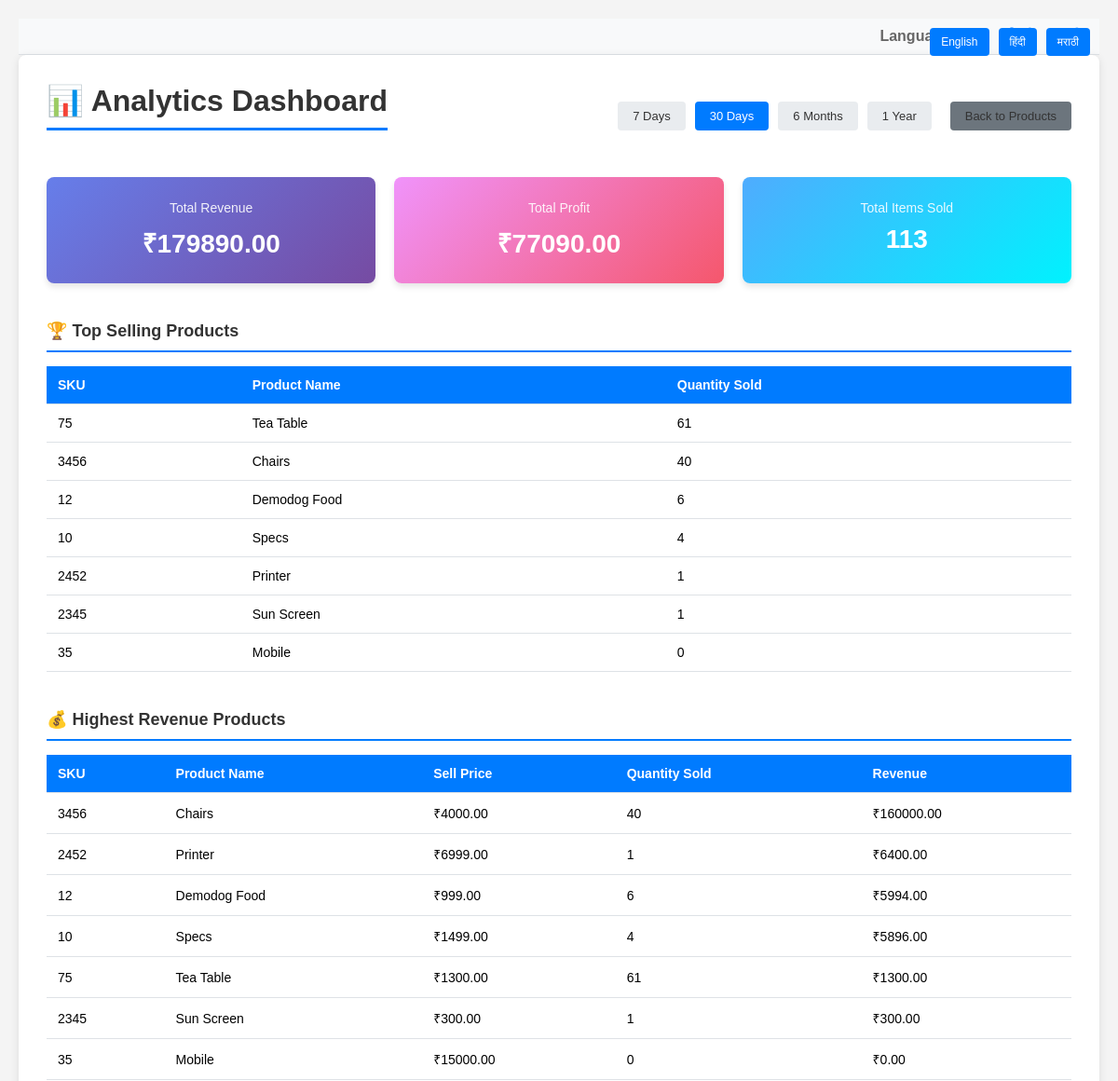
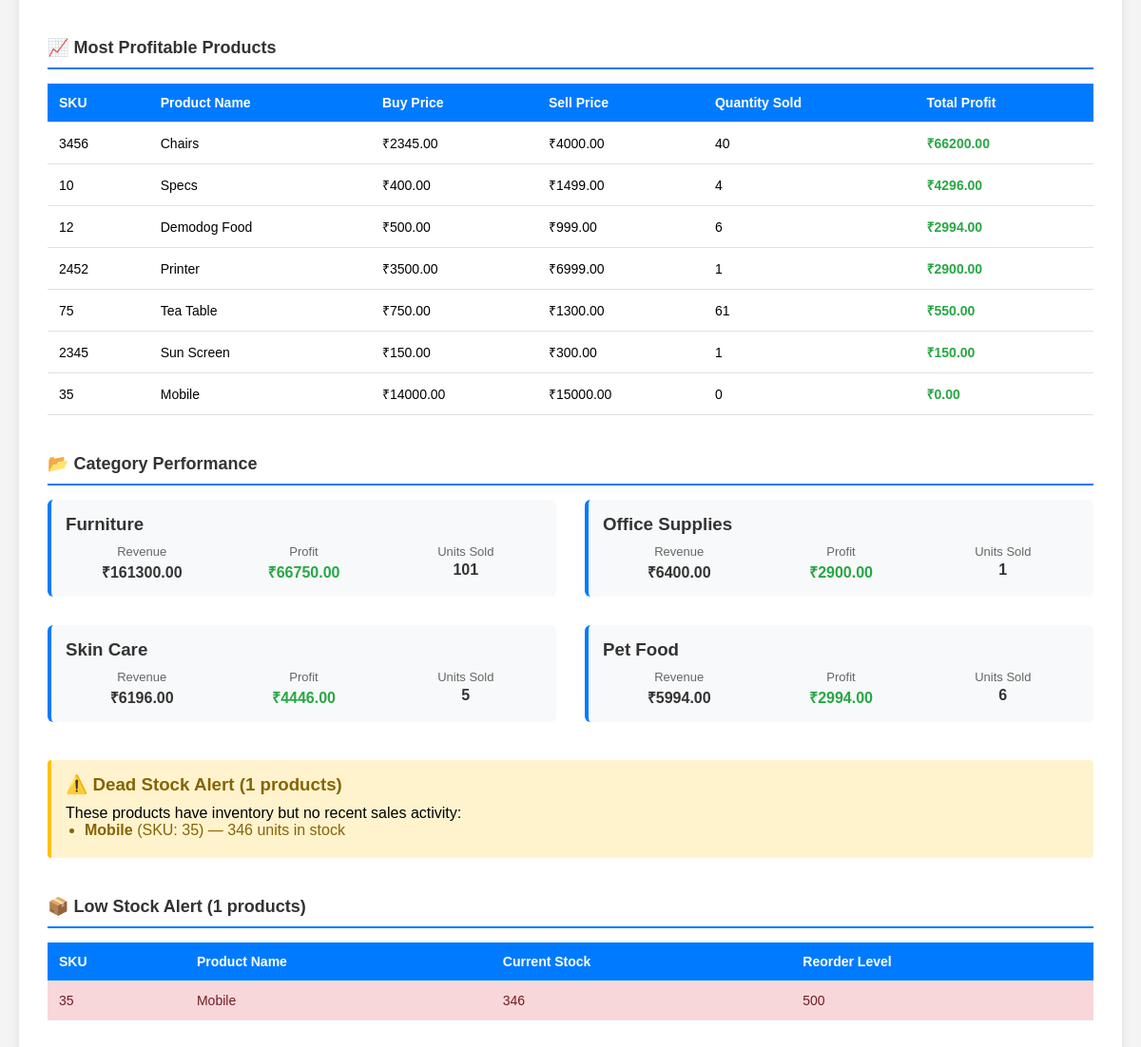
The app's page /analytics with its own data (2 pictures, top to bottom).
### tables this page shows
CREATE TABLE `PRODUCT TABLE (Core Table)` (
            ID INTEGER PRIMARY KEY AUTOINCREMENT,
            sku TEXT NOT NULL UNIQUE,
            Name TEXT NOT NULL,
            category_id INTEGER,
            price REAL NOT NULL,
            quantity INTEGER NOT NULL,
            shelf_number TEXT NOT NULL,
            reorder_level INTEGER NOT NULL,
            created_at TIMESTAMP DEFAULT CURRENT_TIMESTAMP, barcode_path TEXT, buy_price REAL NOT NULL DEFAULT 0, sell_price REAL NOT NULL DEFAULT 0,
            FOREIGN KEY (category_id) REFERENCES `CATEGORY TABLE`(id)
        );

CREATE TABLE `CATEGORY TABLE` (
            id INTEGER PRIMARY KEY AUTOINCREMENT,
            name TEXT NOT NULL,
            created_at TIMESTAMP DEFAULT CURRENT_TIMESTAMP
        );

### app.py (the view)
@app.route('/analytics')
def analytics():
    conn = get_db_connection()
    time_filter = request.args.get('time_filter', '30')  # Default: 30 days
    from datetime import datetime, timedelta
    if time_filter == '7':
        days_back = 7
    elif time_filter == '30':
        days_back = 30
    elif time_filter == '180':
        days_back = 180
    elif time_filter == '365':
        days_back = 365
    else:
        days_back = 30
    cutoff_date = (datetime.now() - timedelta(days=days_back)).strftime('%Y-%m-%d')
    revenue_result = conn.execute('''
        SELECT COALESCE(SUM(final_price * quantity), 0) as total_revenue
        FROM `STOCK MOVEMENT`
        WHERE type = 'SELL' AND timestamp >= ?
    ''', (cutoff_date,)).fetchone()
    total_revenue = revenue_result['total_revenue'] or 0
    profit_result = conn.execute('''
        SELECT COALESCE(SUM(profit), 0) as total_profit
        FROM `STOCK MOVEMENT`
        WHERE type = 'SELL' AND timestamp >= ?
    ''', (cutoff_date,)).fetchone()
    total_profit = profit_result['total_profit'] or 0
    items_sold_result = conn.execute('''
        SELECT COALESCE(SUM(quantity), 0) as total_items
        FROM `STOCK MOVEMENT`
        WHERE type = 'SELL' AND timestamp >= ?
    ''', (cutoff_date,)).fetchone()
    total_items_sold = items_sold_result['total_items'] or 0
    top_selling = conn.execute('''
        SELECT p.ID, p.sku, p.Name, COALESCE(SUM(sm.quantity), 0) as total_qty_sold
        FROM `PRODUCT TABLE (Core Table)` p
        LEFT JOIN `STOCK MOVEMENT` sm ON p.ID = sm.product_id AND sm.type = 'SELL' AND sm.timestamp >= ?
        GROUP BY p.ID
        ORDER BY total_qty_sold DESC
        LIMIT 10
    ''', (cutoff_date,)).fetchall()
    highest_revenue = conn.execute('''
        SELECT p.ID, p.sku, p.Name, p.sell_price,
               COALESCE(SUM(sm.quantity), 0) as qty_sold,
               COALESCE(SUM((sm.final_price * sm.quantity)), 0) as revenue
        FROM `PRODUCT TABLE (Core Table)` p
        LEFT JOIN `STOCK MOVEMENT` sm ON p.ID = sm.product_id AND sm.type = 'SELL' AND sm.timestamp >= ?
        GROUP BY p.ID
        ORDER BY revenue DESC
        LIMIT 10
    ''', (cutoff_date,)).fetchall()
    most_profitable = conn.execute('''
        SELECT p.ID, p.sku, p.Name, p.buy_price, p.sell_price,
               COALESCE(SUM(sm.quantity), 0) as qty_sold,
               COALESCE(SUM(sm.profit), 0) as total_profit
        FROM `PRODUCT TABLE (Core Table)` p
        LEFT JOIN `STOCK MOVEMENT` sm ON p.ID = sm.product_id AND sm.type = 'SELL' AND sm.timestamp >= ?
        GROUP BY p.ID
        ORDER BY total_profit DESC
        LIMIT 10
    ''', (cutoff_date,)).fetchall()
    dead_stock = conn.execute('''
        SELECT p.ID, p.sku, p.Name, p.quantity,
               COUNT(sm.id) as sale_count
        FROM `PRODUCT TABLE (Core Table)` p
        LEFT JOIN `STOCK MOVEMENT` sm ON p.ID = sm.product_id AND sm.type = 'SELL' AND sm.timestamp >= ?
        WHERE p.quantity > 0
        GROUP BY p.ID
        HAVING COUNT(sm.id) = 0
        ORDER BY p.quantity DESC
    ''', (cutoff_date,)).fetchall()
    low_stock = conn.execute('''
        SELECT ID, sku, Name, quantity, reorder_level
        FROM `PRODUCT TABLE (Core Table)`
        WHERE quantity <= reorder_level
        ORDER BY quantity ASC
    ''').fetchall()
    category_performance = conn.execute('''
        SELECT c.id, c.name,
               COALESCE(SUM(sm.quantity), 0) as qty_sold,
               COALESCE(SUM((sm.final_price * sm.quantity)), 0) as revenue,
               COALESCE(SUM(sm.profit), 0) as profit
        FROM `CATEGORY TABLE` c
        LEFT JOIN `PRODUCT TABLE (Core Table)` p ON c.id = p.category_id
        LEFT JOIN `STOCK MOVEMENT` sm ON p.ID = sm.product_id AND sm.type = 'SELL' AND sm.timestamp >= ?
        GROUP BY c.id
        ORDER BY revenue DESC
    ''', (cutoff_date,)).fetchall()
    conn.close()
    data = {
        'total_revenue': round(total_revenue, 2),
        'total_profit': round(total_profit, 2),
        'total_items_sold': int(total_items_sold),
        'top_selling': top_selling,
        'highest_revenue': highest_revenue,
        'most_profitable': most_profitable,
        'dead_stock': dead_stock,
        'low_stock': low_stock,
        'category_performance': category_performance,
        'time_filter': time_filter
    }
    return render_template('analytics.html', data=data)

### templates/analytics.html (shortened to what this page needs)
<!DOCTYPE html>
<html lang="en">
<head>
</head>
<body>
    <div style="background-color: #f8f9fa; padding: 10px 20px; text-align: right; border-bottom: 1px solid #dee2e6;">
        <span style="margin-right: 10px; font-weight: bold; color: #666;">{{ _('Language:') }}</span>
        <a href="/set_language/en" style="margin-right: 15px; text-decoration: none; color: #007bff; font-weight: bold;">EN</a>
        <a href="/set_language/hi" style="margin-right: 15px; text-decoration: none; color: #007bff; font-weight: bold;">हिन्दी</a>
        <a href="/set_language/mr" style="text-decoration: none; color: #007bff; font-weight: bold;">मराठी</a>
    </div>
    <div class="container">
        <div style="position: absolute; top: 30px; right: 30px; display: flex; gap: 10px;">
            <a href="/set_language/en" style="padding: 8px 12px; background-color: #007bff; color: white; text-decoration: none; border-radius: 4px; font-size: 12px;">English</a>
            <a href="/set_language/hi" style="padding: 8px 12px; background-color: #007bff; color: white; text-decoration: none; border-radius: 4px; font-size: 12px;">हिंदी</a>
            <a href="/set_language/mr" style="padding: 8px 12px; background-color: #007bff; color: white; text-decoration: none; border-radius: 4px; font-size: 12px;">मराठी</a>
        </div>
        <div class="header-section">
            <h1>📊 {{ _('Analytics Dashboard') }}</h1>
            <div class="time-filters">
                <a href="/analytics?time_filter=7" {% if data.time_filter == '7' %}class="active"{% endif %}>{{ _('7 Days') }}</a>
                <a href="/analytics?time_filter=30" {% if data.time_filter == '30' %}class="active"{% endif %}>{{ _('30 Days') }}</a>
                <a href="/analytics?time_filter=180" {% if data.time_filter == '180' %}class="active"{% endif %}>{{ _('6 Months') }}</a>
                <a href="/analytics?time_filter=365" {% if data.time_filter == '365' %}class="active"{% endif %}>{{ _('1 Year') }}</a>
                <a href="/products" class="btn" style="background-color: #6c757d; margin-left: 10px;">{{ _('Back to Products') }}</a>
            </div>
        </div>
        <div class="summary-cards">
            <div class="card revenue">
                <div class="card-label">{{ _('Total Revenue') }}</div>
                <div class="card-value">₹{{ "%.2f"|format(data.total_revenue) }}</div>
            </div>
            <div class="card profit">
                <div class="card-label">{{ _('Total Profit') }}</div>
                <div class="card-value">₹{{ "%.2f"|format(data.total_profit) }}</div>
            </div>
            <div class="card sales">
                <div class="card-label">{{ _('Total Items Sold') }}</div>
                <div class="card-value">{{ data.total_items_sold }}</div>
            </div>
        </div>
        <div class="section">
            <h2 class="section-title">🏆 {{ _('Top Selling Products') }}</h2>
            {% if data.top_selling %}
            <table>
                <thead>
                    <tr>
                        <th>{{ _('SKU') }}</th>
                        <th>{{ _('Product Name') }}</th>
                        <th>{{ _('Quantity Sold') }}</th>
                    </tr>
                </thead>
                <tbody>
                    {% for product in data.top_selling %}
                    <tr>
                        <td>{{ product.sku }}</td>
                        <td>{{ product.Name }}</td>
                        <td>{{ product.total_qty_sold }}</td>
                    </tr>
                    {% endfor %}
                </tbody>
            </table>
            {% else %}
            <div class="empty-state">{{ _('No sales data available for the selected period.') }}</div>
            {% endif %}
        </div>
        <div class="section">
            <h2 class="section-title">💰 {{ _('Highest Revenue Products') }}</h2>
            {% if data.highest_revenue %}
            <table>
                <thead>
                    <tr>
                        <th>{{ _('SKU') }}</th>
                        <th>{{ _('Product Name') }}</th>
                        <th>{{ _('Sell Price') }}</th>
                        <th>{{ _('Quantity Sold') }}</th>
                        <th>{{ _('Revenue') }}</th>
                    </tr>
                </thead>
                <tbody>
                    {% for product in data.highest_revenue %}
                    <tr>
                        <td>{{ product.sku }}</td>
                        <td>{{ product.Name }}</td>
                        <td>₹{{ "%.2f"|format(product.sell_price or 0) }}</td>
                        <td>{{ product.qty_sold }}</td>
                        <td>₹{{ "%.2f"|format(product.revenue or 0) }}</td>
                    </tr>
                    {% endfor %}
                </tbody>
            </table>
            {% else %}
            <div class="empty-state">{{ _('No revenue data available for the selected period.') }}</div>
            {% endif %}
        </div>
        <div class="section">
            <h2 class="section-title">{{ _('📈 Most Profitable Products') }}</h2>
            {% if data.most_profitable %}
            <table>
                <thead>
                    <tr>
                        <th>{{ _('SKU') }}</th>
                        <th>{{ _('Product Name') }}</th>
                        <th>{{ _('Buy Price') }}</th>
                        <th>{{ _('Sell Price') }}</th>
                        <th>{{ _('Quantity Sold') }}</th>
                        <th>{{ _('Total Profit') }}</th>
                    </tr>
                </thead>
                <tbody>
                    {% for product in data.most_profitable %}
                    <tr>
                        <td>{{ product.sku }}</td>
                        <td>{{ product.Name }}</td>
                        <td>₹{{ "%.2f"|format(product.buy_price or 0) }}</td>
                        <td>₹{{ "%.2f"|format(product.sell_price or 0) }}</td>
                        <td>{{ product.qty_sold }}</td>
                        <td class="{% if product.total_profit >= 0 %}profit-positive{% else %}profit-negative{% endif %}">
                            ₹{{ "%.2f"|format(product.total_profit or 0) }}
                        </td>
                    </tr>
                    {% endfor %}
                </tbody>
            </table>
            {% else %}
            <div class="empty-state">{{ _('No profit data available for the selected period.') }}</div>
            {% endif %}
        </div>
        <div class="section">
            <h2 class="section-title">{{ _('📂 Category Performance') }}</h2>
            {% if data.category_performance %}
            <div class="grid-section">
                {% for category in data.category_performance %}
                {% if category.revenue > 0 or category.qty_sold > 0 %}
                <div class="category-card">
                    <h3>{{ category.name }}</h3>
                    <div class="category-stats">
                        <div class="stat-item">
                            <div class="stat-label">{{ _('Revenue') }}</div>
                            <div class="stat-value">₹{{ "%.2f"|format(category.revenue or 0) }}</div>
                        </div>
                        <div class="stat-item">
                            <div class="stat-label">{{ _('Profit') }}</div>
                            <div class="stat-value profit-positive">₹{{ "%.2f"|format(category.profit or 0) }}</div>
                        </div>
                        <div class="stat-item">
                            <div class="stat-label">{{ _('Units Sold') }}</div>
                            <div class="stat-value">{{ category.qty_sold }}</div>
                        </div>
                    </div>
                </div>
                {% endif %}
                {% endfor %}
            </div>
            {% else %}
            <div class="empty-state">{{ _('No category data available.') }}</div>
            {% endif %}
        </div>
        {% if data.dead_stock %}
        <div class="section">
            <div class="warning">
                <h3>{{ _('⚠️ Dead Stock Alert') }} ({{ data.dead_stock|length }} {{ _('products') }})</h3>
                <p>{{ _('These products have inventory but no recent sales activity:') }}</p>
                <ul>
                    {% for product in data.dead_stock[:10] %}
                    <li><strong>{{ product.Name }}</strong> (SKU: {{ product.sku }}) — {{ product.quantity }} {{ _('units in stock') }}</li>
                    {% endfor %}
                </ul>
            </div>
        </div>
        {% endif %}
        {% if data.low_stock %}
        <div class="section">
            <h2 class="section-title">{{ _('📦 Low Stock Alert') }} ({{ data.low_stock|length }} {{ _('products') }})</h2>
            <table>
                <thead>
                    <tr>
                        <th>{{ _('SKU') }}</th>
                        <th>{{ _('Product Name') }}</th>
                        <th>{{ _('Current Stock') }}</th>
                        <th>{{ _('Reorder Level') }}</th>
                    </tr>
                </thead>
                <tbody>
                    {% for product in data.low_stock %}
                    <tr class="stock-critical">
                        <td>{{ product.sku }}</td>
                        <td>{{ product.Name }}</td>
                        <td>{{ product.quantity }}</td>
                        <td>{{ product.reorder_level }}</td>
                    </tr>
                    {% endfor %}
                </tbody>
            </table>
        </div>
        {% endif %}
    </div>
</body>
</html>

### records on screen
PRODUCT TABLE (Core Table): sku "75", Name "Tea Table", total_qty_sold "61", sell_price "1300.00", qty_sold "61", buy_price "750.00", total_profit "550.00"
PRODUCT TABLE (Core Table): sku "3456", Name "Chairs", total_qty_sold "40", sell_price "4000.00", qty_sold "40", revenue "160000.00", buy_price "2345.00", total_profit "66200.00"
PRODUCT TABLE (Core Table): sku "12", Name "Demodog Food", total_qty_sold "6", sell_price "999.00", qty_sold "6", revenue "5994.00", buy_price "500.00", total_profit "2994.00"
PRODUCT TABLE (Core Table): sku "10", Name "Specs", total_qty_sold "4", sell_price "1499.00", qty_sold "4", revenue "5896.00", buy_price "400.00", total_profit "4296.00"
PRODUCT TABLE (Core Table): sku "2452", Name "Printer", total_qty_sold "1", sell_price "6999.00", qty_sold "1", revenue "6400.00", buy_price "3500.00", total_profit "2900.00"
PRODUCT TABLE (Core Table): sku "2345", Name "Sun Screen", total_qty_sold "1", sell_price "300.00", qty_sold "1", buy_price "150.00"
PRODUCT TABLE (Core Table): sku "35", Name "Mobile", total_qty_sold "0", sell_price "15000.00", qty_sold "0", revenue "0.00", buy_price "14000.00", total_profit "0.00", quantity "346", reorder_level "500"
CATEGORY TABLE: name "Furniture", revenue "161300.00", profit "66750.00", qty_sold "101"
CATEGORY TABLE: name "Office Supplies", revenue "6400.00", profit "2900.00", qty_sold "1"
CATEGORY TABLE: name "Skin Care", revenue "6196.00", profit "4446.00", qty_sold "5"
CATEGORY TABLE: name "Pet Food", revenue "5994.00", profit "2994.00", qty_sold "6"

### other values on screen
{{ "%.2f"|format(data.total_revenue) }} "179890.00"
{{ "%.2f"|format(data.total_profit) }} "77090.00"
{{ data.total_items_sold }} "113"
{{ data.dead_stock|length }} "1"
{{ data.low_stock|length }} "1"
